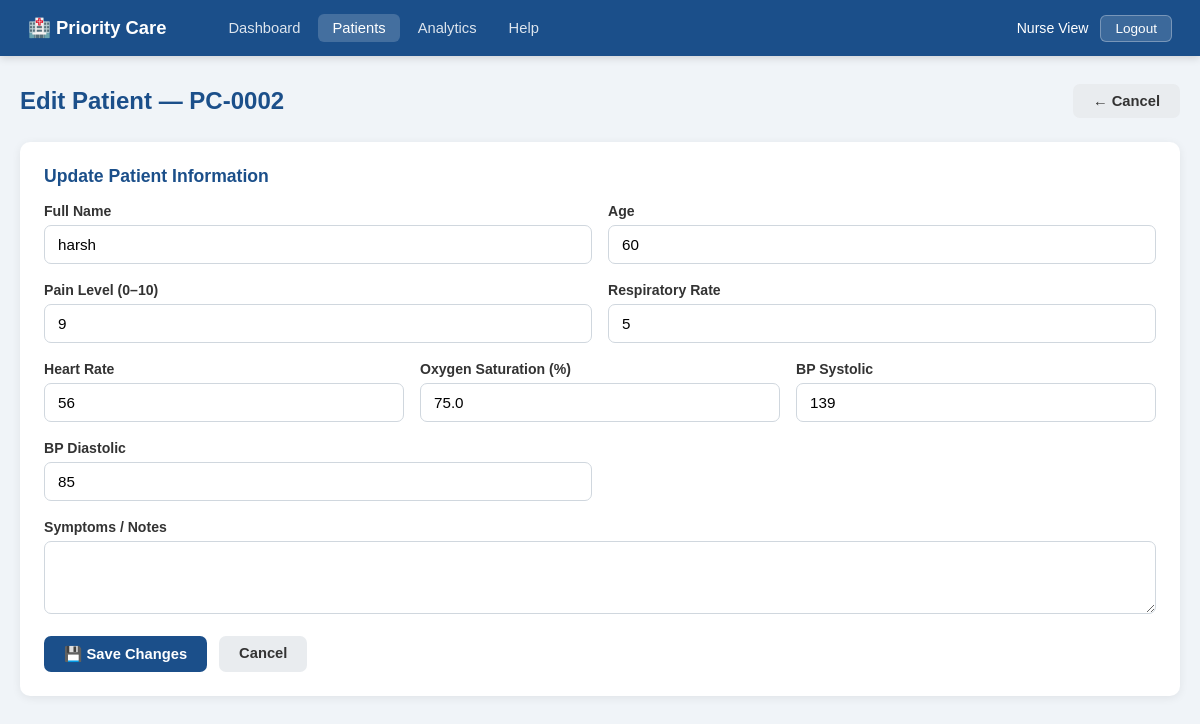
Page /patients/2/edit (signed in) on the committed database.
### models.py (models this page shows, shortened)
class Patient(db.Model):
    __tablename__ = "patients"
    id = db.Column(db.Integer, primary_key=True)
    full_name = db.Column(db.Text, nullable=False)
    age = db.Column(db.Integer, nullable=False)
    pain_level = db.Column(db.Integer, nullable=False)
    resp_rate = db.Column(db.Integer)
    heart_rate = db.Column(db.Integer)
    oxygen_sat = db.Column(db.Float)
    bp_systolic = db.Column(db.Integer)
    bp_diastolic = db.Column(db.Integer)
    symptoms = db.Column(db.Text)
    triage_label = db.Column(db.Text)        # RED / YELLOW / GREEN
    confidence = db.Column(db.Float)         # Model confidence 0–1
    arrival_time = db.Column(db.DateTime, default=lambda: datetime.now(timezone.utc))
    updated_at = db.Column(
        db.DateTime,
        default=lambda: datetime.now(timezone.utc),
        onupdate=lambda: datetime.now(timezone.utc),
    )
    history = db.relationship(
        "TriageHistory",
        backref="patient",
        lazy=True,
        cascade="all, delete-orphan",
        order_by="TriageHistory.timestamp",
    )
    def patient_id_display(self) -> str:
        return f"PC-{self.id:04d}"

### patients.py (the view)
@patients_bp.route("/<int:patient_id>/edit", methods=["GET"])
def edit_patient_form(patient_id: int):
    patient = Patient.query.get_or_404(patient_id)
    return render_template("edit-patient.html", patient=patient)

### templates/edit-patient.html (shortened to what this page needs)
{% extends "base.html" %}
{% block content %}
<div class="page-header">
  <div class="page-title">Edit Patient — {{ patient.patient_id_display() }}</div>
  <a href="/patients/{{ patient.id }}" class="btn btn-secondary">← Cancel</a>
</div>
<div class="card">
  <div class="card-title">Update Patient Information</div>
  <div class="form-row">
    <div class="form-group">
      <label>Full Name</label>
      <input type="text" id="edit-full_name" value="{{ patient.full_name }}" />
    </div>
    <div class="form-group">
      <label>Age</label>
      <input type="number" id="edit-age" value="{{ patient.age }}" min="0" max="120" />
    </div>
  </div>
  <div class="form-row">
    <div class="form-group">
      <label>Pain Level (0–10)</label>
      <input type="number" id="edit-pain_level" value="{{ patient.pain_level }}" min="0" max="10" />
    </div>
    <div class="form-group">
      <label>Respiratory Rate</label>
      <input type="number" id="edit-resp_rate" value="{{ patient.resp_rate or '' }}" />
    </div>
  </div>
  <div class="form-row-3">
    <div class="form-group">
      <label>Heart Rate</label>
      <input type="number" id="edit-heart_rate" value="{{ patient.heart_rate or '' }}" />
    </div>
    <div class="form-group">
      <label>Oxygen Saturation (%)</label>
      <input type="number" id="edit-oxygen_sat" value="{{ patient.oxygen_sat or '' }}" step="0.1" />
    </div>
    <div class="form-group">
      <label>BP Systolic</label>
      <input type="number" id="edit-bp_systolic" value="{{ patient.bp_systolic or '' }}" />
    </div>
  </div>
  <div class="form-row">
    <div class="form-group">
      <label>BP Diastolic</label>
      <input type="number" id="edit-bp_diastolic" value="{{ patient.bp_diastolic or '' }}" />
    </div>
  </div>
  <div class="form-group">
    <label>Symptoms / Notes</label>
    <textarea id="edit-symptoms" rows="3">{{ patient.symptoms or '' }}</textarea>
  </div>
  <div style="display:flex; gap:12px; margin-top:8px;">
    <button id="save-btn" class="btn btn-primary" data-patient-id="{{ patient.id }}">💾 Save Changes</button>
    <a href="/patients/{{ patient.id }}" class="btn btn-secondary">Cancel</a>
  </div>
</div>
{% endblock %}

### templates/base.html (style rules this page uses)
* { box-sizing: border-box; margin: 0; padding: 0; }
body { font-family: Arial, sans-serif; background: #f0f4f8; min-height: 100vh; }
.card { background: #fff; border-radius: 10px; box-shadow: 0 2px 10px rgba(0,0,0,0.07); padding: 24px; margin-bottom: 20px; }
.card-title { font-size: 1.1rem; font-weight: 700; color: #1B4F8A; margin-bottom: 16px; }
.btn { display: inline-block; padding: 9px 20px; border-radius: 7px; font-size: 0.92rem; font-weight: 600; cursor: pointer; border: none; text-decoration: none; transition: opacity 0.15s; }
.btn-primary { background: #1B4F8A; color: #fff; }
.btn-secondary { background: #e9ecef; color: #333; }
.form-group { margin-bottom: 18px; }
.form-group label { display: block; font-size: 0.88rem; font-weight: 600; color: #333; margin-bottom: 6px; }
.form-group input, .form-group select, .form-group textarea { width: 100%; padding: 10px 13px; border: 1.5px solid #d0d7de; border-radius: 7px; font-size: 0.95rem; outline: none; transition: border 0.2s; font-family: Arial, sans-serif; }
.form-row { display: grid; grid-template-columns: 1fr 1fr; gap: 16px; }
.form-row-3 { display: grid; grid-template-columns: 1fr 1fr 1fr; gap: 16px; }
.page-header { display: flex; align-items: center; justify-content: space-between; margin-bottom: 24px; }
.page-title { font-size: 1.5rem; font-weight: 800; color: #1B4F8A; }

### rows in the picture
Patient: patient_id_display "PC-0002", full_name "harsh", age "60", pain_level "9", resp_rate "5", heart_rate "56", oxygen_sat "75.0", bp_systolic "139", bp_diastolic "85"

### other values in the picture
{{ session.get('user_name', '') }} "Nurse View"
